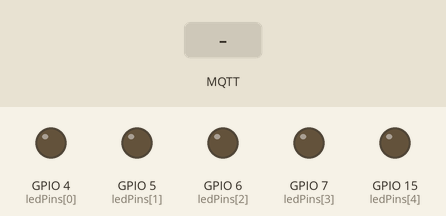
The sketch below on a simulated ESP32. Shown: output pins drawn as LEDs (lit = HIGH). The test bench sets the inputs (shaded band). WiFi joins after 1.5 s; servers stay silent unless stated; no MQTT or app messages arrive unless stated; what the sketch prints to the serial monitor is not drawn.

Above: at 2.7 s.
2.8 s: MQTT message "noloop" arrives on the first subscribed topic
At 3.2 s:
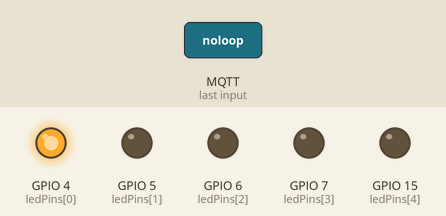
At 3.7 s:
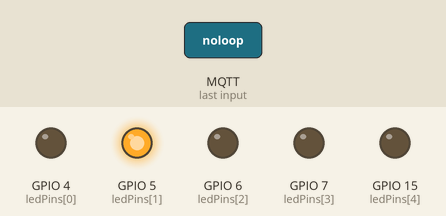
5.8 s: MQTT message "loop" arrives on the first subscribed topic
At 6.7 s:
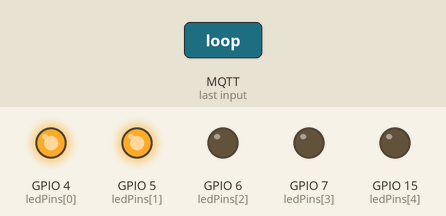
Timing chart, 0 to 11.8 s (numbered marks = the images above; inputs shaded):
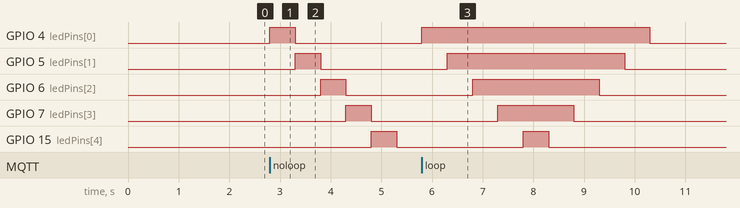

Measured:
- after the input at 2.8 s, GPIO 4 (ledPins[0]): LOW → HIGH at once, → LOW 0.50 s later; GPIO 5 (ledPins[1]): LOW → HIGH after 0.50 s, → LOW 0.50 s later; GPIO 6 (ledPins[2]): LOW → HIGH after 1.0 s, → LOW 0.50 s later; GPIO 7 (ledPins[3]): LOW → HIGH after 1.5 s, → LOW 0.50 s later; GPIO 15 (ledPins[4]): LOW → HIGH after 2.0 s, → LOW 0.50 s later
- after the input at 5.8 s, GPIO 4 (ledPins[0]): LOW → HIGH at once, → LOW 4.5 s later; GPIO 5 (ledPins[1]): LOW → HIGH after 0.50 s, → LOW 3.5 s later; GPIO 6 (ledPins[2]): LOW → HIGH after 1.0 s, → LOW 2.5 s later; GPIO 7 (ledPins[3]): LOW → HIGH after 1.5 s, → LOW 1.5 s later; GPIO 15 (ledPins[4]): LOW → HIGH after 2.0 s, → LOW 0.50 s later

The sketch:

mqtt_lauflicht.ino
```cpp
#include <WiFi.h>
#include <PubSubClient.h>
#include "secrets.h"

int ledPins[] = {4,5,6,7,15};
int Leuchtdauer;
int i;

WiFiClient espClient;
PubSubClient client(espClient);

// Forward Declarations
void mqttCallback(char* topic, byte* message, unsigned int length);
void reconnect();
void alleAus();
void oneAfterAnotherNoLoop();
void oneAfterAnotherLoop();

void setup() {
  Serial.begin(115200);

  for (i = 0; i <= 4; i++) {
    pinMode(ledPins[i], OUTPUT);
    digitalWrite(ledPins[i], LOW);
  }

  // WLAN verbinden
  WiFi.begin(ssid, password);
  Serial.print("Verbinde mit WLAN");
  while (WiFi.status() != WL_CONNECTED) {
    delay(500);
    Serial.print(".");
  }
  Serial.println(" verbunden!");
  Serial.println(WiFi.localIP());

  // Broker verbinden
  client.setServer(mqtt_server, 1883);
  client.setCallback(mqttCallback);
}

void loop() {
  // MQTT Verbindung aufrechterhalten
  if (!client.connected()) {
    reconnect();
  }
  client.loop();
}

void reconnect() {
  while (!client.connected()) {
    Serial.print("Verbinde mit MQTT...");
    if (client.connect("ESP32Lauflicht", mqtt_user, mqtt_pw)) {
      Serial.println("verbunden!");
      client.subscribe("lauflicht/steuerung");
    } else {
      Serial.print("Fehler: ");
      Serial.println(client.state());
      delay(2000);
    }
  }
}

void mqttCallback(char* topic, byte* message, unsigned int length) {
  String msg = "";
  for (int j = 0; j < length; j++) {
    msg += (char)message[j];
  }
  Serial.println("Nachricht empfangen: " + msg);

  if (msg == "noloop")  oneAfterAnotherNoLoop();
  if (msg == "loop")    oneAfterAnotherLoop();
  if (msg == "aus")     alleAus();
}

void alleAus() {
  for (i = 0; i <= 4; i++) {
    digitalWrite(ledPins[i], LOW);
  }
}

void oneAfterAnotherNoLoop() {
  Leuchtdauer = 500;
  for (i = 0; i <= 4; i++) {
    digitalWrite(ledPins[i], HIGH);
    delay(Leuchtdauer);
    digitalWrite(ledPins[i], LOW);
  }
}

void oneAfterAnotherLoop() {
  int delayTime = 500;
  for (i = 0; i <= 4; i++) {
    digitalWrite(ledPins[i], HIGH);
    delay(delayTime);
  }
  for (i = 4; i >= 0; i--) {
    digitalWrite(ledPins[i], LOW);
    delay(delayTime);
  }
}
```

secrets.example.h
```cpp
// eigene Werte eintragen und als secrets.h speichern

// WLAN
const char* ssid        = "DeineSSID";
const char* password    = "DeinPasswort";

// Mosquitto Broker (Standard-Port: 1883)
const char* mqtt_server = "x.x.x.x";
const char* mqtt_user   = "DeinBenutzername";
const char* mqtt_pw     = "DeinPasswort";
```
